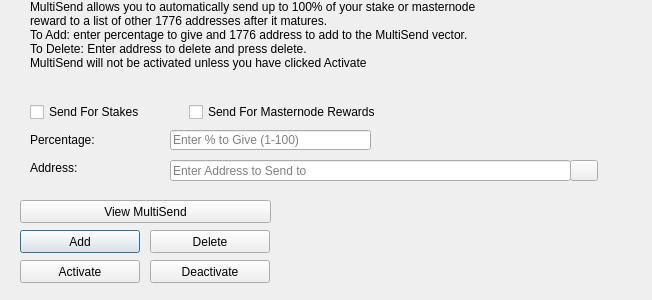
<?xml version="1.0" encoding="UTF-8"?>
<ui version="4.0">
 <class>MultiSendDialog</class>
 <widget class="QDialog" name="MultiSendDialog">
  <property name="windowModality">
   <enum>Qt::NonModal</enum>
  </property>
  <property name="geometry">
   <rect>
    <x>0</x>
    <y>0</y>
    <width>652</width>
    <height>300</height>
   </rect>
  </property>
  <property name="windowTitle">
   <string>MultiSend</string>
  </property>
  <widget class="QLineEdit" name="multiSendPercentEdit">
   <property name="geometry">
    <rect>
     <x>170</x>
     <y>130</y>
     <width>201</width>
     <height>20</height>
    </rect>
   </property>
   <property name="toolTip">
    <string>Enter whole numbers 1 - 100</string>
   </property>
   <property name="placeholderText">
    <string>Enter % to Give (1-100)</string>
   </property>
  </widget>
  <widget class="QLineEdit" name="multiSendAddressEdit">
   <property name="geometry">
    <rect>
     <x>170</x>
     <y>160</y>
     <width>401</width>
     <height>21</height>
    </rect>
   </property>
   <property name="toolTip">
    <string/>
   </property>
   <property name="placeholderText">
    <string>Enter Address to Send to</string>
   </property>
  </widget>
  <widget class="QLabel" name="label_2">
   <property name="geometry">
    <rect>
     <x>30</x>
     <y>0</y>
     <width>451</width>
     <height>121</height>
    </rect>
   </property>
   <property name="lineWidth">
    <number>1</number>
   </property>
   <property name="text">
    <string>MultiSend allows you to automatically send up to 100% of your stake or masternode reward to a list of other 1776 addresses after it matures.
To Add: enter percentage to give and 1776 address to add to the MultiSend vector.
To Delete: Enter address to delete and press delete.
MultiSend will not be activated unless you have clicked Activate</string>
   </property>
   <property name="alignment">
    <set>Qt::AlignLeading|Qt::AlignLeft|Qt::AlignTop</set>
   </property>
   <property name="wordWrap">
    <bool>true</bool>
   </property>
  </widget>
  <widget class="QLabel" name="message">
   <property name="geometry">
    <rect>
     <x>290</x>
     <y>200</y>
     <width>351</width>
     <height>91</height>
    </rect>
   </property>
   <property name="text">
    <string/>
   </property>
  </widget>
  <widget class="QPushButton" name="addButton">
   <property name="geometry">
    <rect>
     <x>20</x>
     <y>230</y>
     <width>120</width>
     <height>23</height>
    </rect>
   </property>
   <property name="toolTip">
    <string/>
   </property>
   <property name="statusTip">
    <string>Add to MultiSend Vector</string>
   </property>
   <property name="text">
    <string>Add</string>
   </property>
  </widget>
  <widget class="QPushButton" name="disableButton">
   <property name="geometry">
    <rect>
     <x>150</x>
     <y>260</y>
     <width>120</width>
     <height>23</height>
    </rect>
   </property>
   <property name="statusTip">
    <string>Deactivate MultiSend</string>
   </property>
   <property name="text">
    <string>Deactivate</string>
   </property>
  </widget>
  <widget class="QPushButton" name="addressBookButton">
   <property name="geometry">
    <rect>
     <x>570</x>
     <y>160</y>
     <width>28</width>
     <height>21</height>
    </rect>
   </property>
   <property name="toolTip">
    <string>Choose an address from the address book</string>
   </property>
   <property name="text">
    <string/>
   </property>
   <property name="icon">
    <iconset resource="../1776.qrc">
     <normaloff>:/icons/address-book</normaloff>:/icons/address-book</iconset>
   </property>
   <property name="shortcut">
    <string>Alt+A</string>
   </property>
   <property name="autoDefault">
    <bool>false</bool>
   </property>
  </widget>
  <widget class="QLabel" name="label">
   <property name="geometry">
    <rect>
     <x>30</x>
     <y>130</y>
     <width>121</width>
     <height>20</height>
    </rect>
   </property>
   <property name="toolTip">
    <string>Percentage of stake to send</string>
   </property>
   <property name="text">
    <string>Percentage:</string>
   </property>
  </widget>
  <widget class="QLabel" name="label_5">
   <property name="geometry">
    <rect>
     <x>30</x>
     <y>160</y>
     <width>111</width>
     <height>16</height>
    </rect>
   </property>
   <property name="toolTip">
    <string>Address to send portion of stake to</string>
   </property>
   <property name="text">
    <string>Address:</string>
   </property>
  </widget>
  <widget class="QPushButton" name="deleteButton">
   <property name="geometry">
    <rect>
     <x>150</x>
     <y>230</y>
     <width>120</width>
     <height>23</height>
    </rect>
   </property>
   <property name="toolTip">
    <string/>
   </property>
   <property name="statusTip">
    <string>Delete Address From MultiSend Vector</string>
   </property>
   <property name="text">
    <string>Delete</string>
   </property>
  </widget>
  <widget class="QPushButton" name="activateButton">
   <property name="geometry">
    <rect>
     <x>20</x>
     <y>260</y>
     <width>120</width>
     <height>23</height>
    </rect>
   </property>
   <property name="statusTip">
    <string>Activate MultiSend</string>
   </property>
   <property name="text">
    <string>Activate</string>
   </property>
  </widget>
  <widget class="QPushButton" name="viewButton">
   <property name="geometry">
    <rect>
     <x>20</x>
     <y>200</y>
     <width>251</width>
     <height>23</height>
    </rect>
   </property>
   <property name="toolTip">
    <string/>
   </property>
   <property name="statusTip">
    <string>View MultiSend Vector</string>
   </property>
   <property name="text">
    <string>View MultiSend</string>
   </property>
  </widget>
  <widget class="QWidget" name="horizontalLayoutWidget">
   <property name="geometry">
    <rect>
     <x>30</x>
     <y>100</y>
     <width>351</width>
     <height>24</height>
    </rect>
   </property>
   <layout class="QHBoxLayout" name="horizontalLayout">
    <item>
     <widget class="QCheckBox" name="multiSendStakeCheckBox">
      <property name="text">
       <string>Send For Stakes</string>
      </property>
     </widget>
    </item>
    <item>
     <widget class="QCheckBox" name="multiSendMasternodeCheckBox">
      <property name="text">
       <string>Send For Masternode Rewards</string>
      </property>
     </widget>
    </item>
   </layout>
  </widget>
 </widget>
 <resources>
  <include location="../1776.qrc"/>
 </resources>
 <connections/>
</ui>
